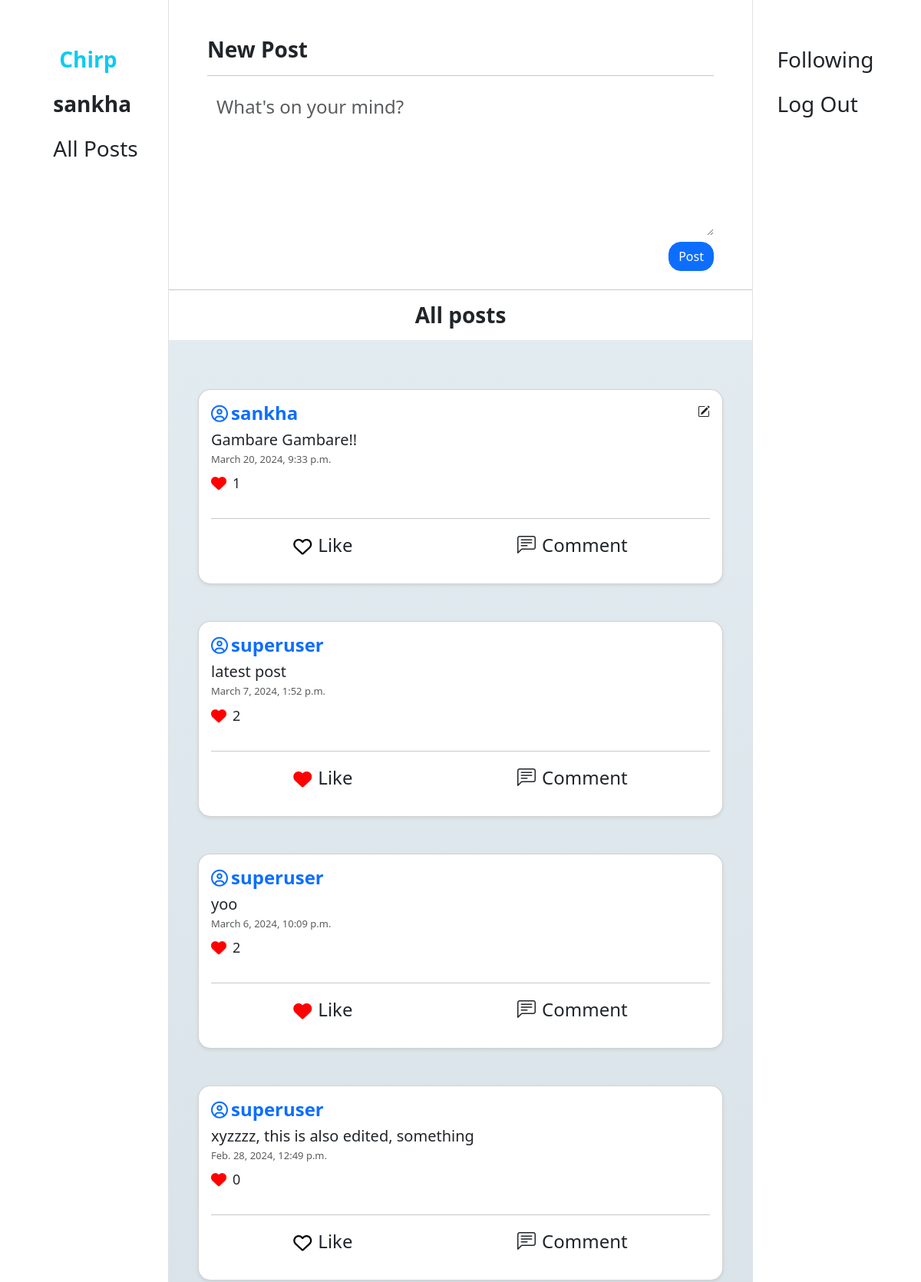
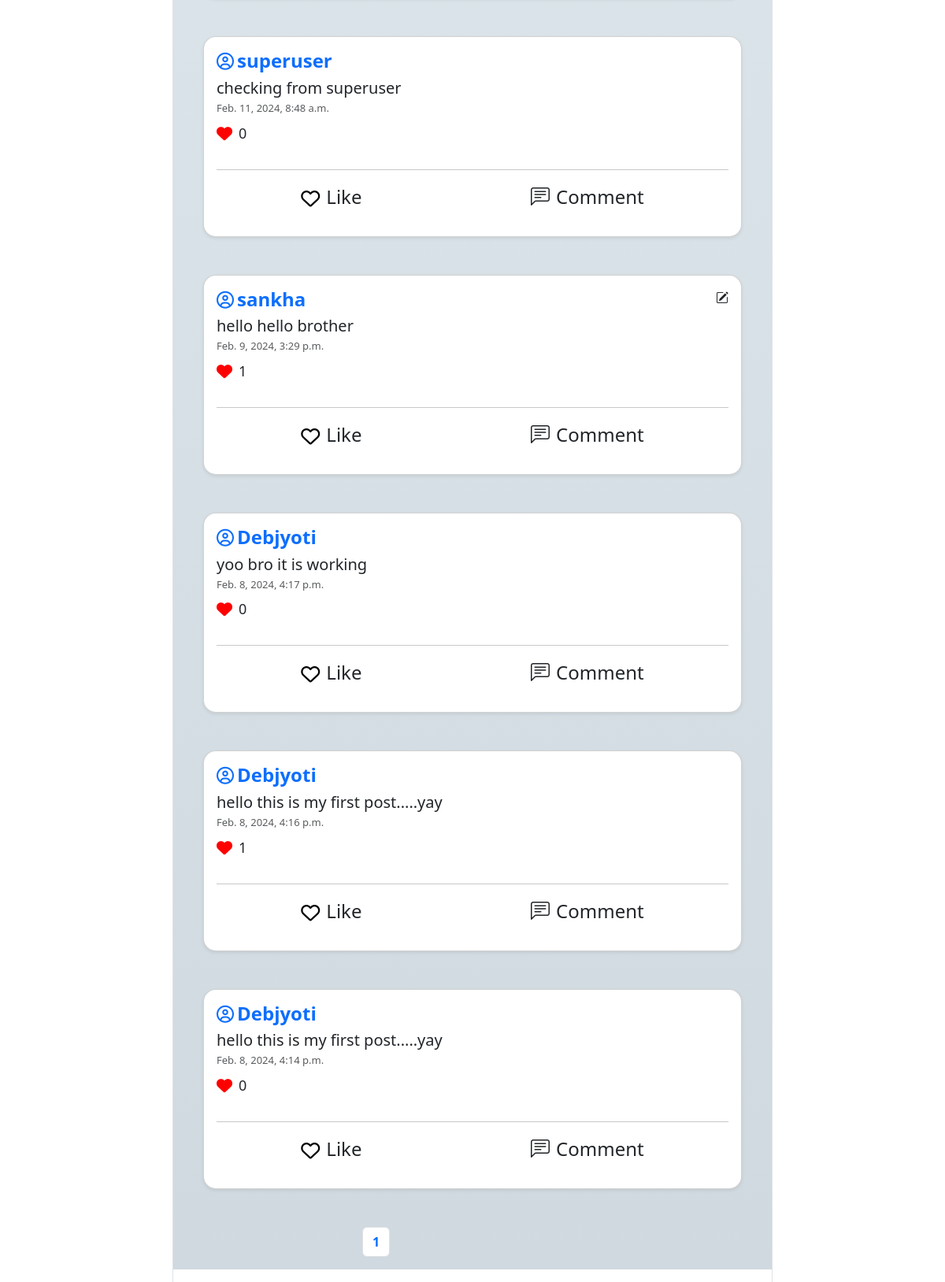
The app's page / (signed in) with its own data (2 pictures, top to bottom).
### network/models.py (models this page shows)
class User(AbstractUser, models.Model):
    follower_count = models.IntegerField(default=0)
    following_count = models.IntegerField(default=0)
    follower_list = models.ManyToManyField('User', blank=True, related_name='followers')
    following_list = models.ManyToManyField('User', blank=True, related_name='following')

class Posts(models.Model):
    username = models.ForeignKey('User', null=True, on_delete=models.SET_NULL, related_name='all_posts')
    post_content = models.CharField(max_length=1000)
    creation_time = models.DateTimeField(auto_now_add=True, blank=True, null=True)
    likes = models.IntegerField(default=0)
    liked_by = models.ManyToManyField('User', blank=True, related_name='likes')

### network/views.py (the view)
# urls.py: path("", views.index, name="index"),
def index(request):
    posts = Posts.objects.all().order_by('-creation_time')
    paginator = Paginator(posts, 10)
    page_number = request.GET.get("page")
    page_obj = paginator.get_page(page_number)
    return render(request, "network/index.html", {
        "post_form": PostForm(),
        "all_posts": page_obj,
        "all_comments": Comments.objects.all()
    })

### network/forms.py
class PostForm(forms.Form):
    post_content = forms.CharField(label="", widget=forms.Textarea(attrs={
        "rows":"5",
        "placeholder":"What's on your mind?",
        "class": "form-control",
        "style":"width: 100%;font-size:24px;border:none;",
        }), max_length=1000)

### network/templates/network/index.html (shortened to what this page needs)
{% extends "network/layout.html" %}
{% load static %}
{% block body %}
  {% if post_form == "profile_pg" %}
    <div class="product-container container-fluid" style="width: 90%;">
      <h2 class="fw-bold">Name: {{ user_profile.username }}</h2>
      <h2 class="fw-bold">Followers: {{ user_profile.follower_count }}</h2>
      <h2 class="fw-bold">Following: {{ user_profile.following_count }}</h2>
      {% if user.is_authenticated and user.username != user_profile.username %}
          <a href="{% url 'followrequest' user_profile.username %}">
            {% if user in user_profile.follower_list.all %}
              <button class="btn btn-danger">Unfollow</button>
            {% else %}
              <button class="btn btn-primary">Follow</button>
            {% endif %}
          </a>
          <br>
      {% endif %}
    </div>
  {% elif post_form != "profile_pg" and post_form != "following_pg" and user.is_authenticated %}
    <div class="product-container container-fluid" style="width: 90%;">
      <h3 class="fw-bold">New Post</h3>
      <hr>
      <form id="new-post" action="{% url 'newpost' %}" method="post">
        {{ post_form }}
        <div class="d-flex justify-content-end">
          <input type="submit" class="btn btn-primary my-2 rounded-4" value="Post">
        </div>
      </form>
    </div>
  {% endif %}
  <hr>
  <div class="sticky-md-top bg-white mb-3">
    <h3 class="text-center fw-semibold">All posts </h3>
  </div>
  <div class="pt-3" style="background: linear-gradient(to top, #cfd9df 0%, #e2ebf0 100%);">
    {% for post in all_posts %}
    <div class="product-container rounded-4 container-fluid card my-5 shadow-sm p-3" style="width: 90%;">
      <div class="d-flex justify-content-between">
        <a class="d-flex gap-1" href="{% url 'profile' post.username %}" style="text-decoration: none;">
          <i class="fa-regular fa-circle-user mt-1" style="font-size: 22px;"></i>
          <h4 class="fw-bold">{{ post.username }}</h4>
        </a>
        {% if post.username == user %}
          <i class="bi bi-pencil-square" id="editpost-{{post.id}}" onclick="edit_post(id)"></i>
        {% endif %}
      </div>
      <h5 id="post-{{post.id}}">{{ post.post_content }}</h5>
      <p class="card-subtitle mb-2 text-muted" style="font-size: small;">{{ post.creation_time }}</p>
      <div class="d-flex">
        <i class="fa-solid fa-heart mt-1" style="color: red;
        font-size: 20px;"></i>
        <p class="px-2 " id="likecount-{{post.id}}" style="font-size: 18px;">{{ post.likes }}</p>
      </div>
      <hr>
      <div class="d-flex justify-content-around">
        {% if user.is_authenticated %}
        <div id="like-{{post.id}}" class="d-flex" onclick="like_post(id)">
          {% if user in post.liked_by.all %}
            <i class="fa-solid fa-heart mt-2" style="font-size:24px;color:red"></i>
          {% else %}
            <i class="fa-regular fa-heart mt-2" style="font-size:24px;color:black"></i>
          {% endif %}
          <p class="ps-2" style="font-size:24px;">Like</p>
        </div>
        {% endif %}
        <div id="loadcomment-{{post.id}}" class="d-flex" onclick="load_comments(id)">
          <i class="bi bi-chat-left-text" style="font-size: 24px;"></i>
          <p class="ps-2" style="font-size: 24px;">Comment</p>
        </div>
      </div>
    </div>
  {% endfor %}
  <div class="product-container container-fluid" style="width: 25rem;">
    <ul class="pagination px-5">
      <li class="page-item">
          <p class="page-link fw-bold">{{ all_posts.number }}</p>
      </li>
    </ul>
  </div>
  </div>
{% endblock %}

### network/templates/network/layout.html (shortened to what this page needs)
{% load static %}
<!DOCTYPE html>
<html lang="en">
    <head>
        <link rel="stylesheet" href="https://cdn.jsdelivr.net/npm/bootstrap@5.3.2/dist/css/bootstrap.min.css">
        <link rel="stylesheet" href="https://cdn.jsdelivr.net/npm/bootstrap-icons@1.3.0/font/bootstrap-icons.css">
        <link rel="stylesheet" href="https://cdnjs.cloudflare.com/ajax/libs/font-awesome/6.5.1/css/all.min.css">
        <link href="{% static 'network/styles.css' %}" rel="stylesheet">
    </head>
    <body>
        <div class="container">
            <div class="row">
                <div class="col-md-2 pt-5 d-flex justify-content-center border-end bg-white sticky-top">
                    <nav class="navigation-bar">
                        <ul class="navbar-nav d-flex flex-row flex-md-column">
                            <li class="nav-item px-1">
                                <a class="nav-link mx-2 fs-3 text-info fw-bold" href="{% url 'index' %}">Chirp</a>
                            </li>
                        {% if user.is_authenticated %}
                            <li class="nav-item px-1">
                                <a class="nav-link fs-3" href="{% url 'profile' user.username %}"><strong>{{ user.username }}</strong></a>
                            </li>
                        {% endif %}
                            <li class="nav-item px-1">
                                <a class="nav-link fs-3" href="{% url 'index' %}">All Posts</a>
                            </li>
                        </ul>
                      </nav>
                </div>
                <div class="col-md-8 pt-5 px-0">
                    {% block body %}
                    {% endblock %}
                </div>
                <div class="col-md-2 pt-5 d-flex justify-content-center border-start sticky-bottom bg-white sticky-md-none">
                    <nav class="navigation-bar">
                        <ul class="navbar-nav d-flex flex-row flex-md-column justify-sm-content-between">
                        {% if user.is_authenticated %}
                            <li class="nav-item px-1">
                                <a class="nav-link fs-3" href="{% url 'following' %}">Following</a>
                            </li>
                            <li class="nav-item px-1">
                                <a class="nav-link fs-3" href="{% url 'logout' %}">Log Out</a>
                            </li>
                        {% endif %}
                        </ul>
                      </nav>
                </div>
            </div>
        </div>
    </body>
</html>

### network/static/network/styles.css (style rules this page uses)
.navigation-bar { position: relative; }
@media (min-width: 768px) { .navigation-bar { position: fixed; } }
input, textarea { max-width: 100%; }

### records on screen
User: username "sankha"
Posts: username "sankha", post_content "Gambare Gambare!!", creation_time "March 20, 2024, 9:33 p.m.", likes "1"
Posts: username "superuser", post_content "latest post", creation_time "March 7, 2024, 1:52 p.m.", likes "2"
Posts: username "superuser", post_content "yoo", creation_time "March 6, 2024, 10:09 p.m.", likes "2"
Posts: username "superuser", post_content "xyzzzz, this is also edited, something", creation_time "Feb. 28, 2024, 12:49 p.m.", likes "0"
Posts: username "superuser", post_content "checking from superuser", creation_time "Feb. 11, 2024, 8:48 a.m.", likes "0"
Posts: username "sankha", post_content "hello hello brother", creation_time "Feb. 9, 2024, 3:29 p.m.", likes "1"
Posts: username "Debjyoti", post_content "yoo bro it is working", creation_time "Feb. 8, 2024, 4:17 p.m.", likes "0"
Posts: username "Debjyoti", post_content "hello this is my first post.....yay", creation_time "Feb. 8, 2024, 4:16 p.m.", likes "1"
Posts: username "Debjyoti", post_content "hello this is my first post.....yay", creation_time "Feb. 8, 2024, 4:14 p.m.", likes "0"

### other values on screen
{{ all_posts.number }} "1"
